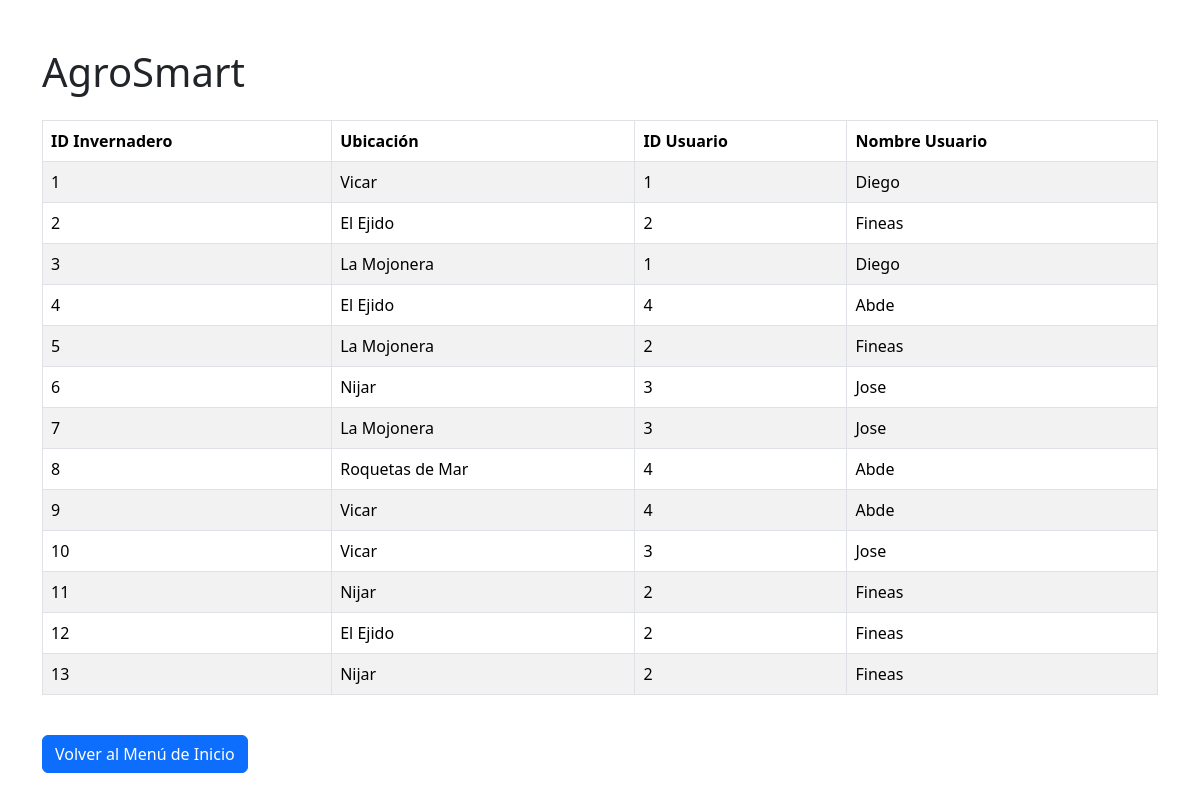
Before: /secadmin/usuariosInvernadero.php with the older database file.
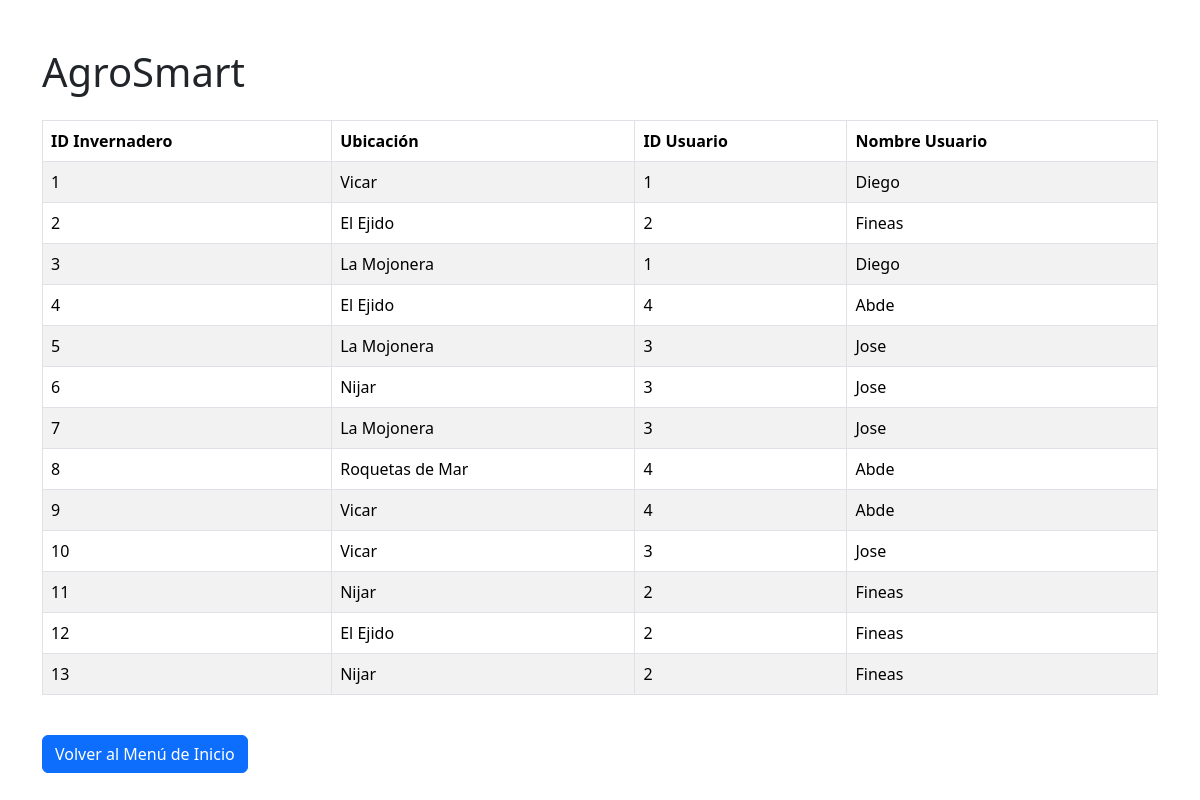
After: the same page with the newer database file.
### tables this page shows
CREATE TABLE `invernadero` (
  `id_Invernadero` int(11) NOT NULL,
  `ubicacionInvernadero` varchar(50) NOT NULL,
  `idUsuario` int(11) NOT NULL
);

CREATE TABLE `usuarios` (
  `idUsuario` int(11) NOT NULL,
  `nombreUsuario` varchar(30) NOT NULL,
  `apellidoUsuario` varchar(50) NOT NULL,
  `emailUsuario` varchar(50) NOT NULL,
  `passwordUsuario` varchar(50) NOT NULL,
  `telefonoUsuario` int(11) NOT NULL,
  `rolUsuario` varchar(15) NOT NULL
);

### secadmin/usuariosInvernadero.php (the view, shortened to what this page needs)
<?php
$server = "localhost:3306";
$user = "root";
$pass = "";
$base = "gestioninvernaderos";
$dwes = mysqli_connect($server, $user, $pass, $base);
$query = "SELECT i.id_Invernadero, i.ubicacionInvernadero, i.idUsuario, u.nombreUsuario
FROM invernadero i
INNER JOIN usuarios u ON i.idUsuario = u.idUsuario;";
$result = mysqli_query($dwes, $query);
?>
<!DOCTYPE html>
<html lang="es">
<head>
    <link href="https://cdn.jsdelivr.net/npm/bootstrap@5.3.3/dist/css/bootstrap.min.css" rel="stylesheet">
</head>
<body>
    <div class="container mt-5">
        <h1 class="mb-4">AgroSmart</h1>
        <table class="table table-striped table-bordered">
            <thead>
                <tr>
                    <th>ID Invernadero</th>
                    <th>Ubicación</th>
                    <th>ID Usuario</th>
                    <th>Nombre Usuario</th>
                </tr>
            </thead>
            <tbody>
                <?php
                if ($result && mysqli_num_rows($result) > 0) {
                    while ($row = mysqli_fetch_assoc($result)) {
                        echo "<tr>
                                <td>{$row['id_Invernadero']}</td>
                                <td>{$row['ubicacionInvernadero']}</td>
                                <td>{$row['idUsuario']}</td>
                                <td>{$row['nombreUsuario']}</td>
                              </tr>";
                    }
                } else {
                    echo "<tr><td colspan='4'>No se han encontrado usuarios asociados a los invernaderos</td></tr>";
                }
                ?>
            </tbody>
        </table>
        <a href="../agrosmart.php" class="btn btn-primary mt-4">Volver al Menú de Inicio</a> </div>
</body>
</html>

Changed rows visible on the page:
changed invernadero id 5: idUsuario "2" → "3"; idUsuario.nombreUsuario "Fineas" → "Jose"
